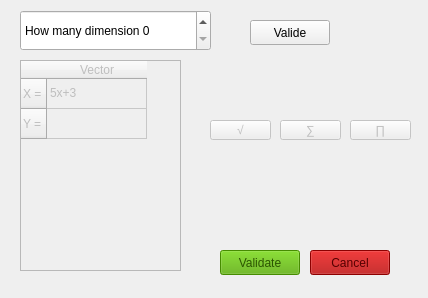
<?xml version="1.0" encoding="UTF-8"?>
<ui version="4.0">
 <class>Statistiquewindow</class>
 <widget class="QDialog" name="Statistiquewindow">
  <property name="geometry">
   <rect>
    <x>0</x>
    <y>0</y>
    <width>428</width>
    <height>298</height>
   </rect>
  </property>
  <property name="windowTitle">
   <string>Statistics</string>
  </property>
  <widget class="QSpinBox" name="spinBox">
   <property name="geometry">
    <rect>
     <x>20</x>
     <y>10</y>
     <width>191</width>
     <height>41</height>
    </rect>
   </property>
   <property name="prefix">
    <string>How many dimension </string>
   </property>
  </widget>
  <widget class="QPushButton" name="Button_valide_2">
   <property name="enabled">
    <bool>false</bool>
   </property>
   <property name="geometry">
    <rect>
     <x>220</x>
     <y>250</y>
     <width>80</width>
     <height>25</height>
    </rect>
   </property>
   <property name="palette">
    <palette>
     <active>
      <colorrole role="WindowText">
       <brush brushstyle="SolidPattern">
        <color alpha="255">
         <red>0</red>
         <green>0</green>
         <blue>0</blue>
        </color>
       </brush>
      </colorrole>
      <colorrole role="Button">
       <brush brushstyle="SolidPattern">
        <color alpha="255">
         <red>85</red>
         <green>170</green>
         <blue>0</blue>
        </color>
       </brush>
      </colorrole>
      <colorrole role="Light">
       <brush brushstyle="SolidPattern">
        <color alpha="255">
         <red>128</red>
         <green>255</green>
         <blue>0</blue>
        </color>
       </brush>
      </colorrole>
      <colorrole role="Midlight">
       <brush brushstyle="SolidPattern">
        <color alpha="255">
         <red>106</red>
         <green>212</green>
         <blue>0</blue>
        </color>
       </brush>
      </colorrole>
      <colorrole role="Dark">
       <brush brushstyle="SolidPattern">
        <color alpha="255">
         <red>43</red>
         <green>85</green>
         <blue>0</blue>
        </color>
       </brush>
      </colorrole>
      <colorrole role="Mid">
       <brush brushstyle="SolidPattern">
        <color alpha="255">
         <red>57</red>
         <green>113</green>
         <blue>0</blue>
        </color>
       </brush>
      </colorrole>
      <colorrole role="Text">
       <brush brushstyle="SolidPattern">
        <color alpha="255">
         <red>0</red>
         <green>0</green>
         <blue>0</blue>
        </color>
       </brush>
      </colorrole>
      <colorrole role="BrightText">
       <brush brushstyle="SolidPattern">
        <color alpha="255">
         <red>255</red>
         <green>255</green>
         <blue>255</blue>
        </color>
       </brush>
      </colorrole>
      <colorrole role="ButtonText">
       <brush brushstyle="SolidPattern">
        <color alpha="255">
         <red>0</red>
         <green>0</green>
         <blue>0</blue>
        </color>
       </brush>
      </colorrole>
      <colorrole role="Base">
       <brush brushstyle="SolidPattern">
        <color alpha="255">
         <red>255</red>
         <green>255</green>
         <blue>255</blue>
        </color>
       </brush>
      </colorrole>
      <colorrole role="Window">
       <brush brushstyle="SolidPattern">
        <color alpha="255">
         <red>85</red>
         <green>170</green>
         <blue>0</blue>
        </color>
       </brush>
      </colorrole>
      <colorrole role="Shadow">
       <brush brushstyle="SolidPattern">
        <color alpha="255">
         <red>0</red>
         <green>0</green>
         <blue>0</blue>
        </color>
       </brush>
      </colorrole>
      <colorrole role="AlternateBase">
       <brush brushstyle="SolidPattern">
        <color alpha="255">
         <red>170</red>
         <green>212</green>
         <blue>127</blue>
        </color>
       </brush>
      </colorrole>
      <colorrole role="ToolTipBase">
       <brush brushstyle="SolidPattern">
        <color alpha="255">
         <red>255</red>
         <green>255</green>
         <blue>220</blue>
        </color>
       </brush>
      </colorrole>
      <colorrole role="ToolTipText">
       <brush brushstyle="SolidPattern">
        <color alpha="255">
         <red>0</red>
         <green>0</green>
         <blue>0</blue>
        </color>
       </brush>
      </colorrole>
      <colorrole role="PlaceholderText">
       <brush brushstyle="SolidPattern">
        <color alpha="128">
         <red>0</red>
         <green>0</green>
         <blue>0</blue>
        </color>
       </brush>
      </colorrole>
     </active>
     <inactive>
      <colorrole role="WindowText">
       <brush brushstyle="SolidPattern">
        <color alpha="255">
         <red>0</red>
         <green>0</green>
         <blue>0</blue>
        </color>
       </brush>
      </colorrole>
      <colorrole role="Button">
       <brush brushstyle="SolidPattern">
        <color alpha="255">
         <red>85</red>
         <green>170</green>
         <blue>0</blue>
        </color>
       </brush>
      </colorrole>
      <colorrole role="Light">
       <brush brushstyle="SolidPattern">
        <color alpha="255">
         <red>128</red>
         <green>255</green>
         <blue>0</blue>
        </color>
       </brush>
      </colorrole>
      <colorrole role="Midlight">
       <brush brushstyle="SolidPattern">
        <color alpha="255">
         <red>106</red>
         <green>212</green>
         <blue>0</blue>
        </color>
       </brush>
      </colorrole>
      <colorrole role="Dark">
       <brush brushstyle="SolidPattern">
        <color alpha="255">
         <red>43</red>
         <green>85</green>
         <blue>0</blue>
        </color>
       </brush>
      </colorrole>
      <colorrole role="Mid">
       <brush brushstyle="SolidPattern">
        <color alpha="255">
         <red>57</red>
         <green>113</green>
         <blue>0</blue>
        </color>
       </brush>
      </colorrole>
      <colorrole role="Text">
       <brush brushstyle="SolidPattern">
        <color alpha="255">
         <red>0</red>
         <green>0</green>
         <blue>0</blue>
        </color>
       </brush>
      </colorrole>
      <colorrole role="BrightText">
       <brush brushstyle="SolidPattern">
        <color alpha="255">
         <red>255</red>
         <green>255</green>
         <blue>255</blue>
        </color>
       </brush>
      </colorrole>
      <colorrole role="ButtonText">
       <brush brushstyle="SolidPattern">
        <color alpha="255">
         <red>0</red>
         <green>0</green>
         <blue>0</blue>
        </color>
       </brush>
      </colorrole>
      <colorrole role="Base">
       <brush brushstyle="SolidPattern">
        <color alpha="255">
         <red>255</red>
         <green>255</green>
         <blue>255</blue>
        </color>
       </brush>
      </colorrole>
      <colorrole role="Window">
       <brush brushstyle="SolidPattern">
        <color alpha="255">
         <red>85</red>
         <green>170</green>
         <blue>0</blue>
        </color>
       </brush>
      </colorrole>
      <colorrole role="Shadow">
       <brush brushstyle="SolidPattern">
        <color alpha="255">
         <red>0</red>
         <green>0</green>
         <blue>0</blue>
        </color>
       </brush>
      </colorrole>
      <colorrole role="AlternateBase">
       <brush brushstyle="SolidPattern">
        <color alpha="255">
         <red>170</red>
         <green>212</green>
         <blue>127</blue>
        </color>
       </brush>
      </colorrole>
      <colorrole role="ToolTipBase">
       <brush brushstyle="SolidPattern">
        <color alpha="255">
         <red>255</red>
         <green>255</green>
         <blue>220</blue>
        </color>
       </brush>
      </colorrole>
      <colorrole role="ToolTipText">
       <brush brushstyle="SolidPattern">
        <color alpha="255">
         <red>0</red>
         <green>0</green>
         <blue>0</blue>
        </color>
       </brush>
      </colorrole>
      <colorrole role="PlaceholderText">
       <brush brushstyle="SolidPattern">
        <color alpha="128">
         <red>0</red>
         <green>0</green>
         <blue>0</blue>
        </color>
       </brush>
      </colorrole>
     </inactive>
     <disabled>
      <colorrole role="WindowText">
       <brush brushstyle="SolidPattern">
        <color alpha="255">
         <red>43</red>
         <green>85</green>
         <blue>0</blue>
        </color>
       </brush>
      </colorrole>
      <colorrole role="Button">
       <brush brushstyle="SolidPattern">
        <color alpha="255">
         <red>85</red>
         <green>170</green>
         <blue>0</blue>
        </color>
       </brush>
      </colorrole>
      <colorrole role="Light">
       <brush brushstyle="SolidPattern">
        <color alpha="255">
         <red>128</red>
         <green>255</green>
         <blue>0</blue>
        </color>
       </brush>
      </colorrole>
      <colorrole role="Midlight">
       <brush brushstyle="SolidPattern">
        <color alpha="255">
         <red>106</red>
         <green>212</green>
         <blue>0</blue>
        </color>
       </brush>
      </colorrole>
      <colorrole role="Dark">
       <brush brushstyle="SolidPattern">
        <color alpha="255">
         <red>43</red>
         <green>85</green>
         <blue>0</blue>
        </color>
       </brush>
      </colorrole>
      <colorrole role="Mid">
       <brush brushstyle="SolidPattern">
        <color alpha="255">
         <red>57</red>
         <green>113</green>
         <blue>0</blue>
        </color>
       </brush>
      </colorrole>
      <colorrole role="Text">
       <brush brushstyle="SolidPattern">
        <color alpha="255">
         <red>43</red>
         <green>85</green>
         <blue>0</blue>
        </color>
       </brush>
      </colorrole>
      <colorrole role="BrightText">
       <brush brushstyle="SolidPattern">
        <color alpha="255">
         <red>255</red>
         <green>255</green>
         <blue>255</blue>
        </color>
       </brush>
      </colorrole>
      <colorrole role="ButtonText">
       <brush brushstyle="SolidPattern">
        <color alpha="255">
         <red>43</red>
         <green>85</green>
         <blue>0</blue>
        </color>
       </brush>
      </colorrole>
      <colorrole role="Base">
       <brush brushstyle="SolidPattern">
        <color alpha="255">
         <red>85</red>
         <green>170</green>
         <blue>0</blue>
        </color>
       </brush>
      </colorrole>
      <colorrole role="Window">
       <brush brushstyle="SolidPattern">
        <color alpha="255">
         <red>85</red>
         <green>170</green>
         <blue>0</blue>
        </color>
       </brush>
      </colorrole>
      <colorrole role="Shadow">
       <brush brushstyle="SolidPattern">
        <color alpha="255">
         <red>0</red>
         <green>0</green>
         <blue>0</blue>
        </color>
       </brush>
      </colorrole>
      <colorrole role="AlternateBase">
       <brush brushstyle="SolidPattern">
        <color alpha="255">
         <red>85</red>
         <green>170</green>
         <blue>0</blue>
        </color>
       </brush>
      </colorrole>
      <colorrole role="ToolTipBase">
       <brush brushstyle="SolidPattern">
        <color alpha="255">
         <red>255</red>
         <green>255</green>
         <blue>220</blue>
        </color>
       </brush>
      </colorrole>
      <colorrole role="ToolTipText">
       <brush brushstyle="SolidPattern">
        <color alpha="255">
         <red>0</red>
         <green>0</green>
         <blue>0</blue>
        </color>
       </brush>
      </colorrole>
      <colorrole role="PlaceholderText">
       <brush brushstyle="SolidPattern">
        <color alpha="128">
         <red>0</red>
         <green>0</green>
         <blue>0</blue>
        </color>
       </brush>
      </colorrole>
     </disabled>
    </palette>
   </property>
   <property name="font">
    <font>
     <weight>50</weight>
     <bold>false</bold>
    </font>
   </property>
   <property name="autoFillBackground">
    <bool>false</bool>
   </property>
   <property name="text">
    <string>Validate</string>
   </property>
   <property name="autoDefault">
    <bool>true</bool>
   </property>
   <property name="default">
    <bool>false</bool>
   </property>
   <property name="flat">
    <bool>false</bool>
   </property>
  </widget>
  <widget class="QPushButton" name="Button_cancel_2">
   <property name="enabled">
    <bool>false</bool>
   </property>
   <property name="geometry">
    <rect>
     <x>310</x>
     <y>250</y>
     <width>80</width>
     <height>25</height>
    </rect>
   </property>
   <property name="palette">
    <palette>
     <active>
      <colorrole role="WindowText">
       <brush brushstyle="SolidPattern">
        <color alpha="255">
         <red>0</red>
         <green>0</green>
         <blue>0</blue>
        </color>
       </brush>
      </colorrole>
      <colorrole role="Button">
       <brush brushstyle="SolidPattern">
        <color alpha="255">
         <red>170</red>
         <green>0</green>
         <blue>0</blue>
        </color>
       </brush>
      </colorrole>
      <colorrole role="Light">
       <brush brushstyle="SolidPattern">
        <color alpha="255">
         <red>255</red>
         <green>0</green>
         <blue>0</blue>
        </color>
       </brush>
      </colorrole>
      <colorrole role="Midlight">
       <brush brushstyle="SolidPattern">
        <color alpha="255">
         <red>212</red>
         <green>0</green>
         <blue>0</blue>
        </color>
       </brush>
      </colorrole>
      <colorrole role="Dark">
       <brush brushstyle="SolidPattern">
        <color alpha="255">
         <red>85</red>
         <green>0</green>
         <blue>0</blue>
        </color>
       </brush>
      </colorrole>
      <colorrole role="Mid">
       <brush brushstyle="SolidPattern">
        <color alpha="255">
         <red>113</red>
         <green>0</green>
         <blue>0</blue>
        </color>
       </brush>
      </colorrole>
      <colorrole role="Text">
       <brush brushstyle="SolidPattern">
        <color alpha="255">
         <red>0</red>
         <green>0</green>
         <blue>0</blue>
        </color>
       </brush>
      </colorrole>
      <colorrole role="BrightText">
       <brush brushstyle="SolidPattern">
        <color alpha="255">
         <red>255</red>
         <green>255</green>
         <blue>255</blue>
        </color>
       </brush>
      </colorrole>
      <colorrole role="ButtonText">
       <brush brushstyle="SolidPattern">
        <color alpha="255">
         <red>0</red>
         <green>0</green>
         <blue>0</blue>
        </color>
       </brush>
      </colorrole>
      <colorrole role="Base">
       <brush brushstyle="SolidPattern">
        <color alpha="255">
         <red>255</red>
         <green>255</green>
         <blue>255</blue>
        </color>
       </brush>
      </colorrole>
      <colorrole role="Window">
       <brush brushstyle="SolidPattern">
        <color alpha="255">
         <red>170</red>
         <green>0</green>
         <blue>0</blue>
        </color>
       </brush>
      </colorrole>
      <colorrole role="Shadow">
       <brush brushstyle="SolidPattern">
        <color alpha="255">
         <red>0</red>
         <green>0</green>
         <blue>0</blue>
        </color>
       </brush>
      </colorrole>
      <colorrole role="AlternateBase">
       <brush brushstyle="SolidPattern">
        <color alpha="255">
         <red>212</red>
         <green>127</green>
         <blue>127</blue>
        </color>
       </brush>
      </colorrole>
      <colorrole role="ToolTipBase">
       <brush brushstyle="SolidPattern">
        <color alpha="255">
         <red>255</red>
         <green>255</green>
         <blue>220</blue>
        </color>
       </brush>
      </colorrole>
      <colorrole role="ToolTipText">
       <brush brushstyle="SolidPattern">
        <color alpha="255">
         <red>0</red>
         <green>0</green>
         <blue>0</blue>
        </color>
       </brush>
      </colorrole>
      <colorrole role="PlaceholderText">
       <brush brushstyle="SolidPattern">
        <color alpha="128">
         <red>0</red>
         <green>0</green>
         <blue>0</blue>
        </color>
       </brush>
      </colorrole>
     </active>
     <inactive>
      <colorrole role="WindowText">
       <brush brushstyle="SolidPattern">
        <color alpha="255">
         <red>0</red>
         <green>0</green>
         <blue>0</blue>
        </color>
       </brush>
      </colorrole>
      <colorrole role="Button">
       <brush brushstyle="SolidPattern">
        <color alpha="255">
         <red>170</red>
         <green>0</green>
         <blue>0</blue>
        </color>
       </brush>
      </colorrole>
      <colorrole role="Light">
       <brush brushstyle="SolidPattern">
        <color alpha="255">
         <red>255</red>
         <green>0</green>
         <blue>0</blue>
        </color>
       </brush>
      </colorrole>
      <colorrole role="Midlight">
       <brush brushstyle="SolidPattern">
        <color alpha="255">
         <red>212</red>
         <green>0</green>
         <blue>0</blue>
        </color>
       </brush>
      </colorrole>
      <colorrole role="Dark">
       <brush brushstyle="SolidPattern">
        <color alpha="255">
         <red>85</red>
         <green>0</green>
         <blue>0</blue>
        </color>
       </brush>
      </colorrole>
      <colorrole role="Mid">
       <brush brushstyle="SolidPattern">
        <color alpha="255">
         <red>113</red>
         <green>0</green>
         <blue>0</blue>
        </color>
       </brush>
      </colorrole>
      <colorrole role="Text">
       <brush brushstyle="SolidPattern">
        <color alpha="255">
         <red>0</red>
         <green>0</green>
         <blue>0</blue>
        </color>
       </brush>
      </colorrole>
      <colorrole role="BrightText">
       <brush brushstyle="SolidPattern">
        <color alpha="255">
         <red>255</red>
         <green>255</green>
         <blue>255</blue>
        </color>
       </brush>
      </colorrole>
      <colorrole role="ButtonText">
       <brush brushstyle="SolidPattern">
        <color alpha="255">
         <red>0</red>
         <green>0</green>
         <blue>0</blue>
        </color>
       </brush>
      </colorrole>
      <colorrole role="Base">
       <brush brushstyle="SolidPattern">
        <color alpha="255">
         <red>255</red>
         <green>255</green>
         <blue>255</blue>
        </color>
       </brush>
      </colorrole>
      <colorrole role="Window">
       <brush brushstyle="SolidPattern">
        <color alpha="255">
         <red>170</red>
         <green>0</green>
         <blue>0</blue>
        </color>
       </brush>
      </colorrole>
      <colorrole role="Shadow">
       <brush brushstyle="SolidPattern">
        <color alpha="255">
         <red>0</red>
         <green>0</green>
         <blue>0</blue>
        </color>
       </brush>
      </colorrole>
      <colorrole role="AlternateBase">
       <brush brushstyle="SolidPattern">
        <color alpha="255">
         <red>212</red>
         <green>127</green>
         <blue>127</blue>
        </color>
       </brush>
      </colorrole>
      <colorrole role="ToolTipBase">
       <brush brushstyle="SolidPattern">
        <color alpha="255">
         <red>255</red>
         <green>255</green>
         <blue>220</blue>
        </color>
       </brush>
      </colorrole>
      <colorrole role="ToolTipText">
       <brush brushstyle="SolidPattern">
        <color alpha="255">
         <red>0</red>
         <green>0</green>
         <blue>0</blue>
        </color>
       </brush>
      </colorrole>
      <colorrole role="PlaceholderText">
       <brush brushstyle="SolidPattern">
        <color alpha="128">
         <red>0</red>
         <green>0</green>
         <blue>0</blue>
        </color>
       </brush>
      </colorrole>
     </inactive>
     <disabled>
      <colorrole role="WindowText">
       <brush brushstyle="SolidPattern">
        <color alpha="255">
         <red>85</red>
         <green>0</green>
         <blue>0</blue>
        </color>
       </brush>
      </colorrole>
      <colorrole role="Button">
       <brush brushstyle="SolidPattern">
        <color alpha="255">
         <red>170</red>
         <green>0</green>
         <blue>0</blue>
        </color>
       </brush>
      </colorrole>
      <colorrole role="Light">
       <brush brushstyle="SolidPattern">
        <color alpha="255">
         <red>255</red>
         <green>0</green>
         <blue>0</blue>
        </color>
       </brush>
      </colorrole>
      <colorrole role="Midlight">
       <brush brushstyle="SolidPattern">
        <color alpha="255">
         <red>212</red>
         <green>0</green>
         <blue>0</blue>
        </color>
       </brush>
      </colorrole>
      <colorrole role="Dark">
       <brush brushstyle="SolidPattern">
        <color alpha="255">
         <red>85</red>
         <green>0</green>
         <blue>0</blue>
        </color>
       </brush>
      </colorrole>
      <colorrole role="Mid">
       <brush brushstyle="SolidPattern">
        <color alpha="255">
         <red>113</red>
         <green>0</green>
         <blue>0</blue>
        </color>
       </brush>
      </colorrole>
      <colorrole role="Text">
       <brush brushstyle="SolidPattern">
        <color alpha="255">
         <red>85</red>
         <green>0</green>
         <blue>0</blue>
        </color>
       </brush>
      </colorrole>
      <colorrole role="BrightText">
       <brush brushstyle="SolidPattern">
        <color alpha="255">
         <red>255</red>
         <green>255</green>
         <blue>255</blue>
        </color>
       </brush>
      </colorrole>
      <colorrole role="ButtonText">
       <brush brushstyle="SolidPattern">
        <color alpha="255">
         <red>85</red>
         <green>0</green>
         <blue>0</blue>
        </color>
       </brush>
      </colorrole>
      <colorrole role="Base">
       <brush brushstyle="SolidPattern">
        <color alpha="255">
         <red>170</red>
         <green>0</green>
         <blue>0</blue>
        </color>
       </brush>
      </colorrole>
      <colorrole role="Window">
       <brush brushstyle="SolidPattern">
        <color alpha="255">
         <red>170</red>
         <green>0</green>
         <blue>0</blue>
        </color>
       </brush>
      </colorrole>
      <colorrole role="Shadow">
       <brush brushstyle="SolidPattern">
        <color alpha="255">
         <red>0</red>
         <green>0</green>
         <blue>0</blue>
        </color>
       </brush>
      </colorrole>
      <colorrole role="AlternateBase">
       <brush brushstyle="SolidPattern">
        <color alpha="255">
         <red>170</red>
         <green>0</green>
         <blue>0</blue>
        </color>
       </brush>
      </colorrole>
      <colorrole role="ToolTipBase">
       <brush brushstyle="SolidPattern">
        <color alpha="255">
         <red>255</red>
         <green>255</green>
         <blue>220</blue>
        </color>
       </brush>
      </colorrole>
      <colorrole role="ToolTipText">
       <brush brushstyle="SolidPattern">
        <color alpha="255">
         <red>0</red>
         <green>0</green>
         <blue>0</blue>
        </color>
       </brush>
      </colorrole>
      <colorrole role="PlaceholderText">
       <brush brushstyle="SolidPattern">
        <color alpha="128">
         <red>0</red>
         <green>0</green>
         <blue>0</blue>
        </color>
       </brush>
      </colorrole>
     </disabled>
    </palette>
   </property>
   <property name="text">
    <string>Cancel</string>
   </property>
  </widget>
  <widget class="QTableWidget" name="tableWidget_vect">
   <property name="enabled">
    <bool>false</bool>
   </property>
   <property name="geometry">
    <rect>
     <x>20</x>
     <y>60</y>
     <width>161</width>
     <height>211</height>
    </rect>
   </property>
   <row>
    <property name="text">
     <string>X = </string>
    </property>
   </row>
   <row>
    <property name="text">
     <string>Y =</string>
    </property>
   </row>
   <column>
    <property name="text">
     <string>Vector</string>
    </property>
   </column>
   <item row="0" column="0">
    <property name="text">
     <string>5x+3</string>
    </property>
   </item>
  </widget>
  <widget class="QPushButton" name="Button_valide1">
   <property name="geometry">
    <rect>
     <x>250</x>
     <y>20</y>
     <width>80</width>
     <height>25</height>
    </rect>
   </property>
   <property name="text">
    <string>Valide</string>
   </property>
  </widget>
  <widget class="QPushButton" name="Button_racine">
   <property name="enabled">
    <bool>false</bool>
   </property>
   <property name="geometry">
    <rect>
     <x>210</x>
     <y>120</y>
     <width>61</width>
     <height>20</height>
    </rect>
   </property>
   <property name="text">
    <string>√</string>
   </property>
  </widget>
  <widget class="QPushButton" name="Button_pi">
   <property name="enabled">
    <bool>false</bool>
   </property>
   <property name="geometry">
    <rect>
     <x>350</x>
     <y>120</y>
     <width>61</width>
     <height>20</height>
    </rect>
   </property>
   <property name="text">
    <string>∏</string>
   </property>
  </widget>
  <widget class="QPushButton" name="Button_sum">
   <property name="enabled">
    <bool>false</bool>
   </property>
   <property name="geometry">
    <rect>
     <x>280</x>
     <y>120</y>
     <width>61</width>
     <height>20</height>
    </rect>
   </property>
   <property name="text">
    <string>∑</string>
   </property>
  </widget>
 </widget>
 <resources/>
 <connections/>
</ui>
